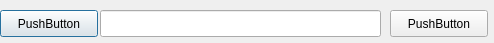
<?xml version="1.0" encoding="UTF-8"?>
<ui version="4.0">
 <class>Dialog</class>
 <widget class="QDialog" name="Dialog">
  <property name="geometry">
   <rect>
    <x>0</x>
    <y>0</y>
    <width>494</width>
    <height>43</height>
   </rect>
  </property>
  <property name="windowTitle">
   <string>Dialog</string>
  </property>
  <widget class="QPushButton" name="pushButton">
   <property name="geometry">
    <rect>
     <x>0</x>
     <y>10</y>
     <width>98</width>
     <height>27</height>
    </rect>
   </property>
   <property name="text">
    <string>PushButton</string>
   </property>
  </widget>
  <widget class="QPushButton" name="pushButton_2">
   <property name="geometry">
    <rect>
     <x>390</x>
     <y>10</y>
     <width>98</width>
     <height>27</height>
    </rect>
   </property>
   <property name="text">
    <string>PushButton</string>
   </property>
  </widget>
  <widget class="QLineEdit" name="lineEdit">
   <property name="geometry">
    <rect>
     <x>100</x>
     <y>10</y>
     <width>281</width>
     <height>27</height>
    </rect>
   </property>
  </widget>
 </widget>
 <resources/>
 <connections>
  <connection>
   <sender>pushButton</sender>
   <signal>clicked()</signal>
   <receiver>Dialog</receiver>
   <slot>slotbutt()</slot>
   <hints>
    <hint type="sourcelabel">
     <x>48</x>
     <y>23</y>
    </hint>
    <hint type="destinationlabel">
     <x>54</x>
     <y>23</y>
    </hint>
   </hints>
  </connection>
  <connection>
   <sender>pushButton_2</sender>
   <signal>clicked()</signal>
   <receiver>Dialog</receiver>
   <slot>slotsend()</slot>
   <hints>
    <hint type="sourcelabel">
     <x>438</x>
     <y>23</y>
    </hint>
    <hint type="destinationlabel">
     <x>246</x>
     <y>21</y>
    </hint>
   </hints>
  </connection>
 </connections>
 <slots>
  <slot>slotbutt()</slot>
  <slot>slotsend()</slot>
 </slots>
</ui>
